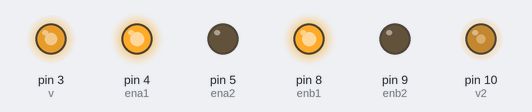
The sketch below on a simulated Arduino Uno, built with avr-gcc and run on an emulated ATmega328P. On the bench: output pins drawn as LEDs (lit = HIGH).

Above: at 0.1 s.
Timing chart, 0 to 1.6 s (numbered marks = the images above):
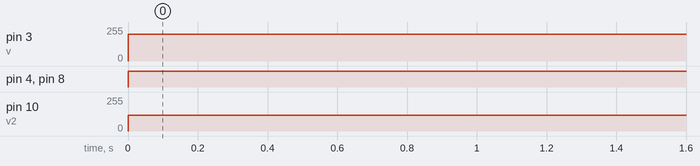

Measured:
- by itself, pin 3 (v): 0/255 → 200/255 at 0.00 s
- by itself, pin 4 (ena1), pin 8 (enb1): LOW → HIGH at 0.00 s
- by itself, pin 10 (v2): 0/255 → 120/255 at 0.00 s

The sketch:

carroautonomo.ino
```cpp
#define ena1 4
#define ena2 5
#define v 3
int vl1 = 200;

#define enb1 8
#define enb2 9
#define v2 10
int vl2 = 120;

void setup() {
pinMode(v,OUTPUT);
pinMode(ena1,OUTPUT);
pinMode(ena2,OUTPUT);

pinMode(v2,vl2);
pinMode(enb1,OUTPUT);
pinMode(enb2,OUTPUT);
}

void loop(){
  frente();
  }

void frente() {
 analogWrite(v,vl1);
 digitalWrite(ena1,HIGH);
 digitalWrite(ena2,LOW);

 analogWrite(v2,vl2);
 digitalWrite(enb1,HIGH);
 digitalWrite(enb2,LOW);
}


void tras() {
 analogWrite(v,vl1);
 digitalWrite(ena1,LOW);
 digitalWrite(ena2,HIGH);

 analogWrite(v2,vl2);
 digitalWrite(enb1,LOW);
 digitalWrite(enb2,HIGH);
}


void parado() {
 digitalWrite(ena1,LOW);
 digitalWrite(ena2,LOW);
 digitalWrite(enb1,LOW);
 digitalWrite(enb2,LOW);
}
```
